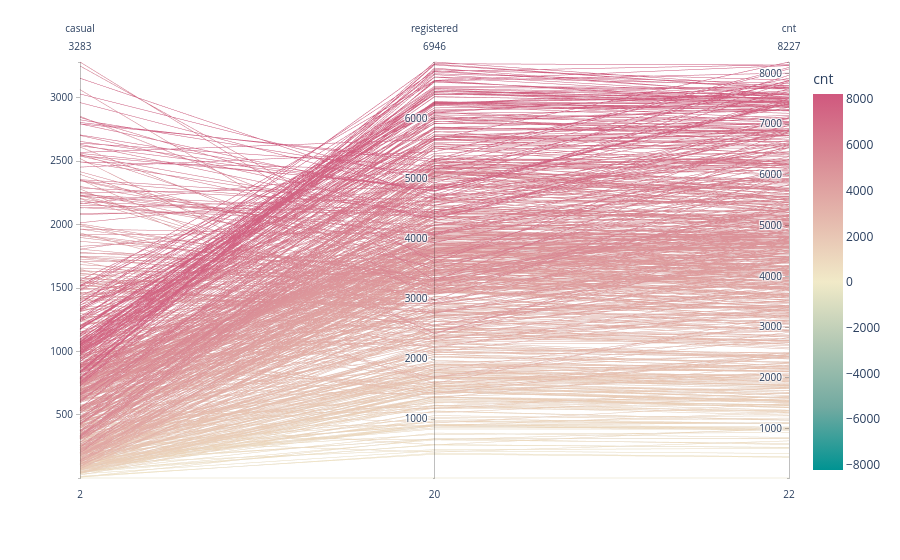

Write notebook code for a chart like this one.
### Markdown cell above
- Casual, registered correlation  to cnt

### Code cell
# Parallel Coordinates Plot to visualize correlation between 'casual', 'registered' and 'cnt'
fig = px.parallel_coordinates(df, color="cnt",
                              dimensions=['casual','registered','cnt'],
                              color_continuous_scale=px.colors.diverging.Tealrose,
                              color_continuous_midpoint=2,
                              )

# Show the plot
fig.show()

### Figure 1 — Plotly figure (JSON) as saved in the notebook; plotly's stock layout.template omitted (floating-point values rounded to 4 significant figures; data arrays with more than 128 entries replaced by an {"elided": "..."} marker saying what was removed)
{"data": [{"dimensions": [{"label": "casual", "values": {"elided": "727 int values"}}, {"label": "registered", "values": {"elided": "727 int values"}}, {"label": "cnt", "values": {"elided": "727 int values"}}], "domain": {"x": [0, 1], "y": [0, 1]}, "line": {"color": {"elided": "727 int values"}, "coloraxis": "coloraxis"}, "name": "", "type": "parcoords"}], "layout": {"coloraxis": {"cmid": 2, "colorbar": {"title": {"text": "cnt"}}, "colorscale": [[0, "rgb(0, 147, 146)"], [0.1667, "rgb(114, 170, 161)"], [0.3333, "rgb(177, 199, 179)"], [0.5, "rgb(241, 234, 200)"], [0.6667, "rgb(229, 185, 173)"], [0.8333, "rgb(217, 137, 148)"], [1, "rgb(208, 88, 126)"]]}, "legend": {"tracegroupgap": 0}, "margin": {"t": 60}}}
